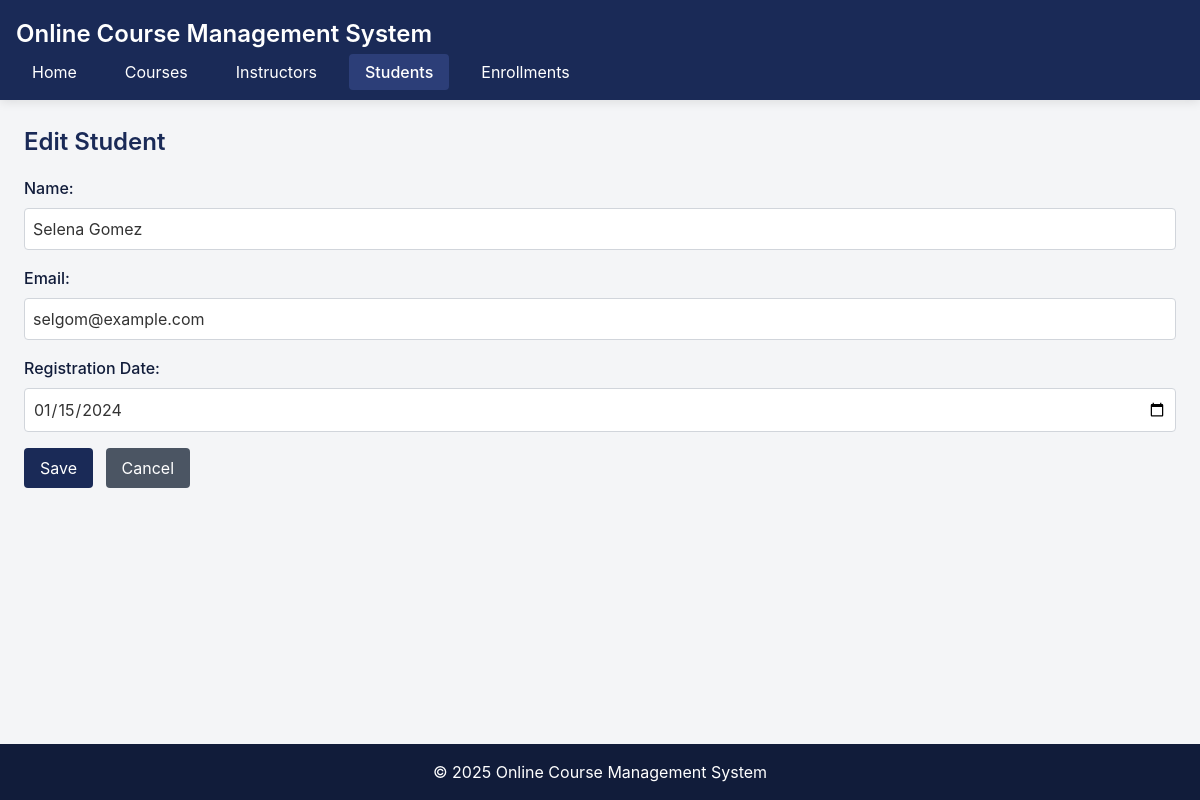
The app's page /index.php?entity=student&action=edit&id=1 with its own data.
### tables this page shows
CREATE TABLE student (
    id INT AUTO_INCREMENT PRIMARY KEY,
    name VARCHAR(100) NOT NULL,
    email VARCHAR(100) NOT NULL,
    registration_date DATE NOT NULL
);

### model/Student.php (called while the page is built, shortened)
<?php
require_once 'config/Database.php';
class Student {
    private $conn;
    private $table = 'student';
    public function __construct() {
        $database = new Database();
        $this->conn = $database->getConnection();
    }
    public function getById($id) {
        $query = "SELECT * FROM " . $this->table . " WHERE id = :id";
        $stmt = $this->conn->prepare($query);
        $stmt->bindParam(':id', $id);
        $stmt->execute();
        return $stmt->fetch(PDO::FETCH_ASSOC);
    }
}
?>

### config/Database.php (called while the page is built, shortened)
<?php
class Database {
    private $host = "localhost";
    private $username = "root";
    private $password = "";
    private $database = "courses";
    public function getConnection() {
        $this->conn = null;
        try {
            $this->conn = new PDO("mysql:host=" . $this->host . ";dbname=" . $this->database, $this->username, $this->password);
            $this->conn->setAttribute(PDO::ATTR_ERRMODE, PDO::ERRMODE_EXCEPTION);
        } catch(PDOException $e) {
            echo "Connection error: " . $e->getMessage();
        }
        return $this->conn;
    }
}
?>

### model/Enrollment.php (called while the page is built, shortened)
<?php
require_once 'config/Database.php';
class Enrollment {
    public function __construct() {
        $database = new Database();
    }
}
?>

### viewmodel/StudentViewModel.php (called while the page is built, shortened)
<?php
require_once 'model/Student.php';
require_once 'model/Enrollment.php';
class StudentViewModel {
    private $student;
    public function __construct() {
        $this->student = new Student();
    }
    public function getStudentById($id) {
        return $this->student->getById($id);
    }
}
?>

### views/student_form.php (the view)
<?php
require_once 'views/template/header.php';
?>
<h2 class="page-title"><?php echo isset($student) ? 'Edit Student' : 'Add Student'; ?></h2>
<form action="index.php?entity=student&action=<?php echo isset($student) ? 'update&id=' . $student['id'] : 'save'; ?>" method="POST">
    <div class="form-group">
        <label class="form-label">Name:</label>
        <input type="text" name="name" value="<?php echo isset($student) ? $student['name'] : ''; ?>" class="form-input" required>
    </div>
    <div class="form-group">
        <label class="form-label">Email:</label>
        <input type="email" name="email" value="<?php echo isset($student) ? $student['email'] : ''; ?>" class="form-input" required>
    </div>
    <div class="form-group">
        <label class="form-label">Registration Date:</label>
        <input type="date" name="registration_date" value="<?php echo isset($student) ? $student['registration_date'] : date('Y-m-d'); ?>" class="form-input" required>
    </div>
    <button type="submit" class="btn-primary">Save</button>
    <a href="index.php?entity=student" class="btn-secondary ml-2">Cancel</a>
</form>
<?php
require_once 'views/template/footer.php';
?>

### assets/css/style.css (style rules this page uses)
:root { --navy: #1a2a57; --navy-dark: #111c3a; --navy-light: #2c3e78; --gray-light: #f4f5f7; --gray-medium: #d1d5db; --gray-dark: #4b5563; --accent: #6366f1; }
body { font-family: 'Inter', system-ui, -apple-system, sans-serif; background-color: var(--gray-light); color: #333; margin: 0; padding: 0; min-height: 100vh; display: flex; flex-direction: column; }
.btn-primary { background-color: var(--navy); color: white; padding: 0.5rem 1rem; border-radius: 0.25rem; transition: all 0.3s ease; text-decoration: none; display: inline-block; border: none; cursor: pointer; }
.btn-secondary { background-color: var(--gray-dark); color: white; padding: 0.5rem 1rem; border-radius: 0.25rem; transition: all 0.3s ease; text-decoration: none; display: inline-block; border: none; cursor: pointer; }
.page-title { color: var(--navy); font-weight: 600; font-size: 1.5rem; margin-bottom: 1rem; }
.form-group { margin-bottom: 1rem; }
.form-label { display: block; margin-bottom: 0.5rem; font-weight: 500; color: var(--navy-dark); }
.form-input { border: 1px solid var(--gray-medium); border-radius: 0.25rem; padding: 0.5rem; width: 100%; transition: all 0.3s ease; }
.ml-2 { margin-left: 0.5rem; }

### records on screen
student: name "Selena Gomez", email "selgom@example.com", registration_date "01/15/2024"
